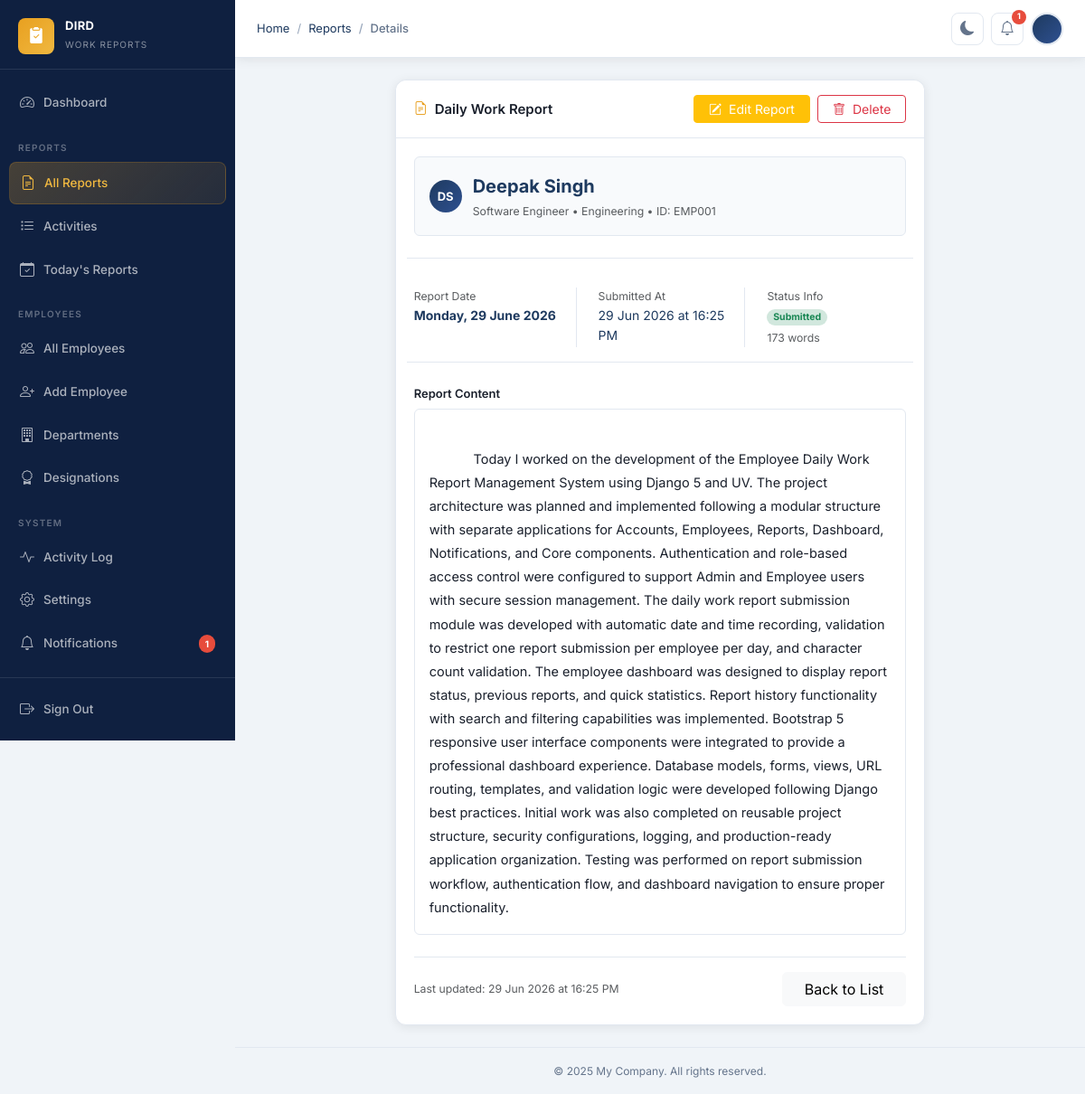
Before: /reports/admin/1/ (signed in) with the older database file.
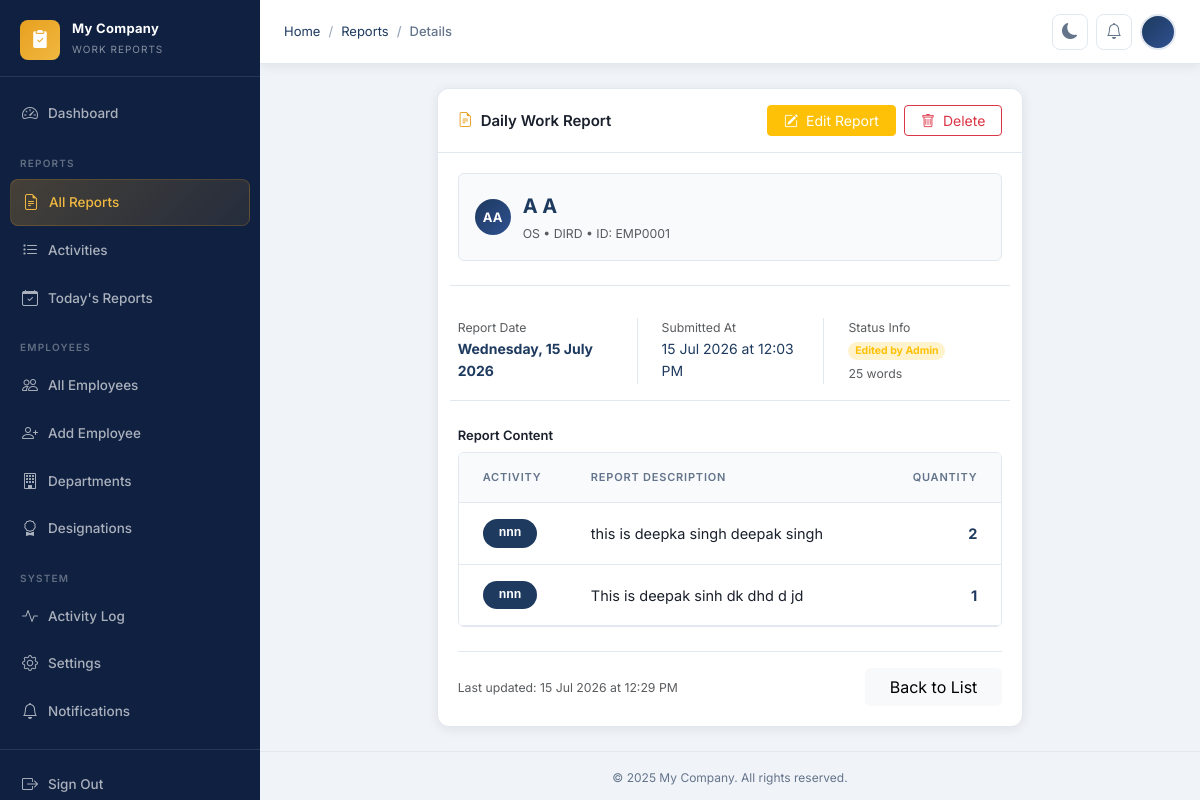
After: the same page with the newer database file.
### apps/core/models.py (models this page shows, shortened)
class CompanySettings(models.Model):
    company_name = models.CharField(max_length=200, default='My Company')
    company_logo = models.ImageField(upload_to='company/', null=True, blank=True)
    timezone = models.CharField(max_length=100, default='Asia/Kolkata')
    date_format = models.CharField(
        max_length=30,
        default='%d %B %Y',
        help_text='Python strftime format string',
    )
    submission_deadline = models.TimeField(
        default='23:59',
        help_text='Daily report submission deadline (HH:MM)',
    )
    footer_text = models.CharField(
        max_length=300,
        default='© 2025 My Company. All rights reserved.',
    )
    theme = models.CharField(
        max_length=10,
        choices=[('light', 'Light'), ('dark', 'Dark')],
        default='light',
    )
    updated_at = models.DateTimeField(auto_now=True)
    class Meta:
        verbose_name = 'Company Settings'
        verbose_name_plural = 'Company Settings'
    @classmethod
    def get_settings(cls) -> 'CompanySettings':
        obj, _ = cls.objects.get_or_create(pk=1)
        return obj

### apps/reports/models.py (models this page shows, shortened)
class DailyReport(models.Model):
    employee = models.ForeignKey(
        'employees.EmployeeProfile',
        on_delete=models.CASCADE,
        related_name='daily_reports',
    )
    date = models.DateField(default=timezone.localdate)
    report_text = models.TextField(blank=True)
    word_count = models.PositiveIntegerField(default=0, editable=False)
    is_edited = models.BooleanField(default=False)
    created_at = models.DateTimeField(auto_now_add=True)
    updated_at = models.DateTimeField(auto_now=True)
    class Meta:
        ordering = ['-date', '-created_at']
        unique_together = [('employee', 'date')]
        verbose_name = 'Daily Report'
        verbose_name_plural = 'Daily Reports'

class DailyReportActivity(models.Model):
    daily_report = models.ForeignKey(
        DailyReport,
        on_delete=models.CASCADE,
        related_name='activities',
    )
    activity = models.ForeignKey(
        Activity,
        on_delete=models.CASCADE,
        related_name='report_entries',
    )
    report_text = models.TextField()
    quantity = models.PositiveIntegerField()
    class Meta:
        verbose_name = 'Daily Report Activity'
        verbose_name_plural = 'Daily Report Activities'

class Activity(models.Model):
    name = models.CharField(max_length=100, unique=True)
    description = models.TextField(blank=True)
    is_active = models.BooleanField(default=True)
    created_at = models.DateTimeField(auto_now_add=True)
    updated_at = models.DateTimeField(auto_now=True)
    class Meta:
        verbose_name = 'Activity'
        verbose_name_plural = 'Activities'
        ordering = ['name']

### apps/employees/models.py (models this page shows, shortened)
class EmployeeProfile(models.Model):
    user = models.OneToOneField(
        User,
        on_delete=models.CASCADE,
        related_name='employee_profile',
    )
    department = models.ForeignKey(
        Department,
        on_delete=models.SET_NULL,
        null=True,
        blank=True,
        related_name='employee_profiles',
    )
    designation = models.ForeignKey(
        Designation,
        on_delete=models.SET_NULL,
        null=True,
        blank=True,
        related_name='employee_profiles',
    )
    employee_id = models.CharField(max_length=20, unique=True, blank=True)
    phone = models.CharField(max_length=20, blank=True)
    avatar = models.ImageField(upload_to='avatars/', null=True, blank=True)
    date_of_joining = models.DateField(null=True, blank=True)
    is_active = models.BooleanField(default=True)
    created_at = models.DateTimeField(auto_now_add=True)
    updated_at = models.DateTimeField(auto_now=True)
    class Meta:
        ordering = ['user__first_name', 'user__last_name']
        verbose_name = 'Employee Profile'
        verbose_name_plural = 'Employee Profiles'
    @property
    def full_name(self) -> str:
        return self.user.get_full_name() or self.user.username

class Designation(models.Model):
    name = models.CharField(max_length=100)
    department = models.ForeignKey(
        Department,
        on_delete=models.CASCADE,
        related_name='designations',
    )
    is_active = models.BooleanField(default=True)
    created_at = models.DateTimeField(auto_now_add=True)
    updated_at = models.DateTimeField(auto_now=True)
    class Meta:
        ordering = ['name']
        unique_together = [('name', 'department')]
        verbose_name = 'Designation'
        verbose_name_plural = 'Designations'

class Department(models.Model):
    name = models.CharField(max_length=100, unique=True)
    description = models.TextField(blank=True)
    is_active = models.BooleanField(default=True)
    created_at = models.DateTimeField(auto_now_add=True)
    updated_at = models.DateTimeField(auto_now=True)
    class Meta:
        ordering = ['name']
        verbose_name = 'Department'
        verbose_name_plural = 'Departments'

### apps/reports/views.py (the view)
# urls.py: path('admin/<int:pk>/', views.AdminReportDetailView.as_view(), name='admin_report_detail'),
class AdminReportDetailView(AdminRequiredMixin, DetailView):
    model = DailyReport
    template_name = 'reports/admin_report_detail.html'
    context_object_name = 'report'
    def get_queryset(self):
        return DailyReport.objects.select_related(
            'employee__user',
            'employee__department',
            'employee__designation',
        ).prefetch_related('activities__activity')

### apps/core/context_processors.py (called while the page is built)
def company_settings(request) -> dict:
    settings_obj = CompanySettings.get_settings()
    return {'company_settings': settings_obj}

### apps/core/mixins.py (called while the page is built)
    def dispatch(self, request, *args, **kwargs):
        if not request.user.is_authenticated:
            return self.handle_no_permission()
        if not request.user.is_staff:
            messages.error(request, 'You do not have permission to access this page.')
            return redirect('dashboard:index')
        return super().dispatch(request, *args, **kwargs)

### apps/notifications/context_processors.py (called while the page is built)
def notifications_count(request) -> dict:
    if request.user.is_authenticated:
        count = request.user.notifications.filter(is_read=False).count()
    else:
        count = 0
    return {'unread_notifications_count': count}

### templates/reports/admin_report_detail.html (shortened to what the changed rows need)
{% extends 'base.html' %}
{% block content %}
<div class="row justify-content-center">
  <div class="col-lg-8 col-md-10">
    <div class="card border-0 rounded-custom shadow-sm bg-surface">
      <div class="card-header py-3 d-flex justify-content-between align-items-center">
        <h2 class="card-title m-0"><i class="bi bi-file-earmark-text text-accent"></i> Daily Work Report</h2>
      </div>
      <div class="card-body p-4">
        <div class="d-flex align-items-center gap-3 mb-4 bg-light p-3 rounded border border-custom"
          style="background-color: var(--surface-2) !important;">
          <div class="avatar-circle md">
            {% if report.employee.avatar %}
            <img src="{{ report.employee.avatar.url }}" alt="" />
            {% else %}
            {{ report.employee.user.first_name|first|upper }}{{ report.employee.user.last_name|first|upper }}
            {% endif %}
          </div>
          <div>
            <strong class="d-block text-primary-custom fs-5">{{ report.employee.full_name|title }}</strong>
            <span class="text-muted small">
              {{ report.employee.designation.name }} &bull; {{ report.employee.department.name }} &bull; ID: {{ report.employee.employee_id }}
            </span>
          </div>
        </div>
        <div class="row g-3 mb-4 border-top border-bottom border-custom py-3 my-3">
          <div class="col-sm-4">
            <span class="d-block small text-muted uppercase">Report Date</span>
            <strong class="text-primary-custom">{{ report.date|date:"l, d F Y" }}</strong>
          </div>
          <div class="col-sm-4 border-start border-custom ps-sm-4">
            <span class="d-block small text-muted uppercase">Submitted At</span>
            <span class="text-primary-custom">{{ report.created_at|date:"d M Y \a\t H:i A" }}</span>
          </div>
          <div class="col-sm-4 border-start border-custom ps-sm-4">
            <span class="d-block small text-muted uppercase">Status Info</span>
            {% if report.is_edited %}
            <span class="badge rounded-pill bg-warning-subtle text-warning">Edited by Admin</span>
            {% else %}
            <span class="badge rounded-pill bg-success-subtle text-success">Submitted</span>
            {% endif %}
            <span class="d-block small text-muted mt-1">{{ report.word_count }} words</span>
          </div>
        </div>
        <div class="mb-4">
          <label class="form-label uppercase small text-muted d-block mb-2">Report Content</label>
          {% if report.activities.all %}
          <div class="table-responsive rounded border border-custom">
            <table class="table table-hover align-middle mb-0">
              <thead class="bg-light">
                <tr style="background-color: var(--surface-2);">
                  <th class="py-3 px-4" style="width: 20%; min-width: 100px;">Activity</th>
                  <th class="py-3 px-4" style="width: 65%;">Report Description</th>
                  <th class="py-3 px-4 text-end" style="width: 15%; min-width: 80px;">Quantity</th>
                </tr>
              </thead>
              <tbody>
                {% for ra in report.activities.all %}
                <tr class="border-bottom border-custom">
                  <td class="py-3 px-4"><span class="badge px-3 py-2 rounded-pill font-monospace"
                      style="font-size: 12.5px; background-color: var(--primary); color: white;">{{ ra.activity.name }}</span></td>
                  <td class="py-3 px-4">
                    <div style="white-space: pre-wrap; line-height: 1.6; font-size: 14.5px; color: var(--text);">{{ ra.report_text }}</div>
                  </td>
                  <td class="py-3 px-4 text-end fw-700 text-primary-custom" style="font-size: 14.5px;">{{ ra.quantity }}
                  </td>
                </tr>
                {% endfor %}
              </tbody>
            </table>
          </div>
          {% else %}
          <div class="p-3 rounded border border-custom"
            style="white-space: pre-wrap; line-height: 1.8; font-size: 14.5px; background: var(--surface); color: var(--text);">
            {{ report.report_text }}</div>
          {% endif %}
        </div>
        <div class="d-flex justify-content-between align-items-center border-top pt-3 border-custom">
          <span class="text-muted small">Last updated: {{ report.updated_at|date:"d M Y \a\t H:i A" }}</span>
          <a href="{% url 'reports:admin_report_list' %}" class="btn btn-light px-4">Back to List</a>
        </div>
      </div>
    </div>
  </div>
</div>
{% endblock %}

### templates/base.html (shortened to what the changed rows need)
{% load static %}
<!DOCTYPE html>
<html lang="en" data-theme="light">
<head>
  <link rel="stylesheet" href="https://cdn.jsdelivr.net/npm/bootstrap@5.3.3/dist/css/bootstrap.min.css" />
  <link rel="stylesheet" href="https://cdn.jsdelivr.net/npm/bootstrap-icons@1.11.3/font/bootstrap-icons.min.css" />
  <link rel="stylesheet" href="{% static 'css/style.css' %}?v=2" />
</head>
<body>
<div class="layout">
  <aside class="sidebar" id="sidebar">
    <a class="sidebar-brand" href="{% url 'dashboard:index' %}">
      <div class="sidebar-brand-text">
        <span class="sidebar-brand-name">{{ company_settings.company_name }}</span>
        <span class="sidebar-brand-sub">Work Reports</span>
      </div>
    </a>
    <nav class="sidebar-nav">
      <div class="nav-item">
        <a href="{% url 'notifications:notification_list' %}" class="nav-link {% if 'notifications' in request.path %}active{% endif %}">
          <i class="bi bi-bell"></i> Notifications
          {% if unread_notifications_count > 0 %}
          <span class="nav-badge">{{ unread_notifications_count }}</span>
          {% endif %}
        </a>
      </div>
    </nav>
  </aside>
  <div class="main-content">
    <header class="topbar">
      <div class="breadcrumb-wrapper">
      </div>
      <div class="topbar-actions">
        <a href="{% url 'notifications:notification_list' %}" class="topbar-btn" title="Notifications">
          <i class="bi bi-bell"></i>
          {% if unread_notifications_count > 0 %}
          <span class="notif-badge" id="notif-badge">{{ unread_notifications_count }}</span>
          {% endif %}
        </a>
      </div>
    </header>
    <div class="toast-container position-fixed top-0 end-0 p-3" style="z-index:9998;">
    </div>
    <main class="page-content">
      {% block content %}{% endblock %}
    </main>
    <footer class="py-3 px-4 text-center" style="border-top:1px solid var(--border);font-size:12px;color:var(--text-muted);">
      {{ company_settings.footer_text }}
    </footer>
  </div>
</div>
</body>
</html>

Changed rows visible on the page:
changed CompanySettings: company_name "DIRD" → "My Company"
changed DailyReport: employee.user.first_name|first "D" → "A"; employee.user.last_name|first "S" → "A"; employee.full_name "Deepak Singh" → "A A"; employee.designation.name "Software Engineer" → "OS"; employee.department.name "Engineering" → "DIRD"; employee.employee_id "EMP001" → "EMP0001"; date "Monday, 29 June 2026" → "Wednesday, 15 July 2026"; created_at "29 Jun 2026 at 16:25 PM" → "15 Jul 2026 at 12:03 PM"; is_edited False → True (drawn); word_count "173" → "25"; updated_at "29 Jun 2026 at 16:25 PM" → "15 Jul 2026 at 12:29 PM"; report_text "Today I worked on the development of the Employee Daily Work Report Management System using Django 5 and UV. The project architecture was planned and implemented following a modular structure with separate applications for Accounts, Employees, Reports, Dashboard, Notifications, and Core components. Authentication and role-based access control were configured to support Admin and Employee users with secure session management. The daily work report submission module was developed with automatic date and time recording, validation to restrict one report submission per employee per day, and character count validation. The employee dashboard was designed to display report status, previous…" → (not shown)
now on this page (row edited): DailyReportActivity: activity.name "nnn", report_text "this is deepka singh deepak singh", quantity "2"
now on this page (row edited): DailyReportActivity: activity.name "nnn", report_text "This is deepak sinh dk dhd d jd", quantity "1"
Other visible differences:
{{ unread_notifications_count }}: "1" → (not shown)
text no longer shown: "Submitted"
text now shown: "Edited by Admin ACTIVITY REPORT DESCRIPTION QUANTITY"
